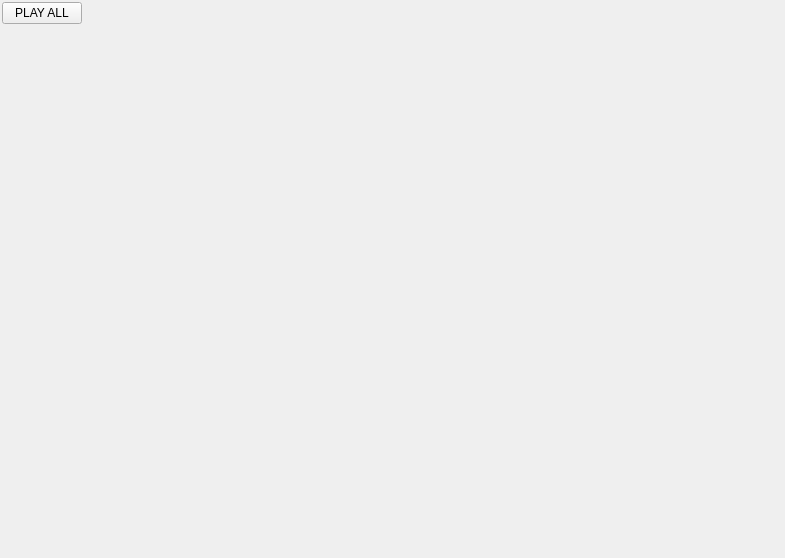
<?xml version="1.0" encoding="UTF-8"?>
<ui version="4.0">
 <class>TestWidget</class>
 <widget class="QWidget" name="TestWidget">
  <property name="geometry">
   <rect>
    <x>0</x>
    <y>0</y>
    <width>785</width>
    <height>558</height>
   </rect>
  </property>
  <property name="windowTitle">
   <string>TestWidget</string>
  </property>
  <layout class="QVBoxLayout" name="verticalLayout">
   <property name="spacing">
    <number>2</number>
   </property>
   <property name="leftMargin">
    <number>2</number>
   </property>
   <property name="topMargin">
    <number>2</number>
   </property>
   <property name="rightMargin">
    <number>2</number>
   </property>
   <property name="bottomMargin">
    <number>2</number>
   </property>
   <item>
    <layout class="QHBoxLayout" name="horizontalLayout_2">
     <item>
      <widget class="QPushButton" name="playAllButton">
       <property name="text">
        <string>PLAY ALL</string>
       </property>
      </widget>
     </item>
     <item>
      <spacer name="horizontalSpacer_2">
       <property name="orientation">
        <enum>Qt::Horizontal</enum>
       </property>
       <property name="sizeHint" stdset="0">
        <size>
         <width>40</width>
         <height>20</height>
        </size>
       </property>
      </spacer>
     </item>
    </layout>
   </item>
   <item>
    <widget class="QWidget" name="videoWall" native="true">
     <property name="sizePolicy">
      <sizepolicy hsizetype="Expanding" vsizetype="Expanding">
       <horstretch>0</horstretch>
       <verstretch>0</verstretch>
      </sizepolicy>
     </property>
    </widget>
   </item>
  </layout>
 </widget>
 <layoutdefault spacing="6" margin="11"/>
 <resources/>
 <connections/>
</ui>
